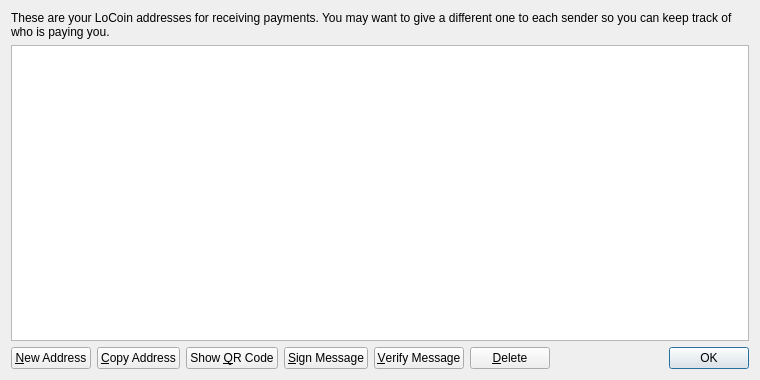
<?xml version="1.0" encoding="UTF-8"?>
<ui version="4.0">
 <class>AddressBookPage</class>
 <widget class="QWidget" name="AddressBookPage">
  <property name="geometry">
   <rect>
    <x>0</x>
    <y>0</y>
    <width>760</width>
    <height>380</height>
   </rect>
  </property>
  <property name="windowTitle">
   <string>Address Book</string>
  </property>
  <layout class="QVBoxLayout" name="verticalLayout">
   <item>
    <widget class="QLabel" name="labelExplanation">
     <property name="text">
      <string>These are your LoCoin addresses for receiving payments. You may want to give a different one to each sender so you can keep track of who is paying you.</string>
     </property>
     <property name="textFormat">
      <enum>Qt::PlainText</enum>
     </property>
     <property name="wordWrap">
      <bool>true</bool>
     </property>
    </widget>
   </item>
   <item>
    <widget class="QTableView" name="tableView">
     <property name="contextMenuPolicy">
      <enum>Qt::CustomContextMenu</enum>
     </property>
     <property name="toolTip">
      <string>Double-click to edit address or label</string>
     </property>
     <property name="tabKeyNavigation">
      <bool>false</bool>
     </property>
     <property name="alternatingRowColors">
      <bool>true</bool>
     </property>
     <property name="selectionMode">
      <enum>QAbstractItemView::SingleSelection</enum>
     </property>
     <property name="selectionBehavior">
      <enum>QAbstractItemView::SelectRows</enum>
     </property>
     <property name="sortingEnabled">
      <bool>true</bool>
     </property>
     <attribute name="verticalHeaderVisible">
      <bool>false</bool>
     </attribute>
    </widget>
   </item>
   <item>
    <layout class="QHBoxLayout" name="horizontalLayout">
     <item>
      <widget class="QPushButton" name="newAddressButton">
       <property name="toolTip">
        <string>Create a new address</string>
       </property>
       <property name="text">
        <string>&amp;New Address</string>
       </property>
       <property name="icon">
        <iconset resource="../bitcoin.qrc">
         <normaloff>:/icons/add</normaloff>:/icons/add</iconset>
       </property>
      </widget>
     </item>
     <item>
      <widget class="QPushButton" name="copyToClipboard">
       <property name="toolTip">
        <string>Copy the currently selected address to the system clipboard</string>
       </property>
       <property name="text">
        <string>&amp;Copy Address</string>
       </property>
       <property name="icon">
        <iconset resource="../bitcoin.qrc">
         <normaloff>:/icons/editcopy</normaloff>:/icons/editcopy</iconset>
       </property>
      </widget>
     </item>
     <item>
      <widget class="QPushButton" name="showQRCode">
       <property name="text">
        <string>Show &amp;QR Code</string>
       </property>
       <property name="icon">
        <iconset resource="../bitcoin.qrc">
         <normaloff>:/icons/qrcode</normaloff>:/icons/qrcode</iconset>
       </property>
      </widget>
     </item>
     <item>
      <widget class="QPushButton" name="signMessage">
       <property name="toolTip">
        <string>Sign a message to prove you own a Bitcoin address</string>
       </property>
       <property name="text">
        <string>&amp;Sign Message</string>
       </property>
       <property name="icon">
        <iconset resource="../bitcoin.qrc">
         <normaloff>:/icons/edit</normaloff>:/icons/edit</iconset>
       </property>
      </widget>
     </item>
     <item>
      <widget class="QPushButton" name="verifyMessage">
       <property name="toolTip">
        <string>Verify a message to ensure it was signed with a specified Bitcoin address</string>
       </property>
       <property name="text">
        <string>&amp;Verify Message</string>
       </property>
       <property name="icon">
        <iconset resource="../bitcoin.qrc">
         <normaloff>:/icons/transaction_0</normaloff>:/icons/transaction_0</iconset>
       </property>
      </widget>
     </item>
     <item>
      <widget class="QPushButton" name="deleteButton">
       <property name="toolTip">
        <string>Delete the currently selected address from the list. Only sending addresses can be deleted.</string>
       </property>
       <property name="text">
        <string>&amp;Delete</string>
       </property>
       <property name="icon">
        <iconset resource="../bitcoin.qrc">
         <normaloff>:/icons/remove</normaloff>:/icons/remove</iconset>
       </property>
      </widget>
     </item>
     <item>
      <spacer name="horizontalSpacer">
       <property name="orientation">
        <enum>Qt::Horizontal</enum>
       </property>
       <property name="sizeHint" stdset="0">
        <size>
         <width>40</width>
         <height>20</height>
        </size>
       </property>
      </spacer>
     </item>
     <item>
      <widget class="QDialogButtonBox" name="buttonBox">
       <property name="sizePolicy">
        <sizepolicy hsizetype="Maximum" vsizetype="Fixed">
         <horstretch>0</horstretch>
         <verstretch>0</verstretch>
        </sizepolicy>
       </property>
       <property name="standardButtons">
        <set>QDialogButtonBox::Ok</set>
       </property>
      </widget>
     </item>
    </layout>
   </item>
  </layout>
 </widget>
 <resources>
  <include location="../bitcoin.qrc"/>
 </resources>
 <connections/>
</ui>
